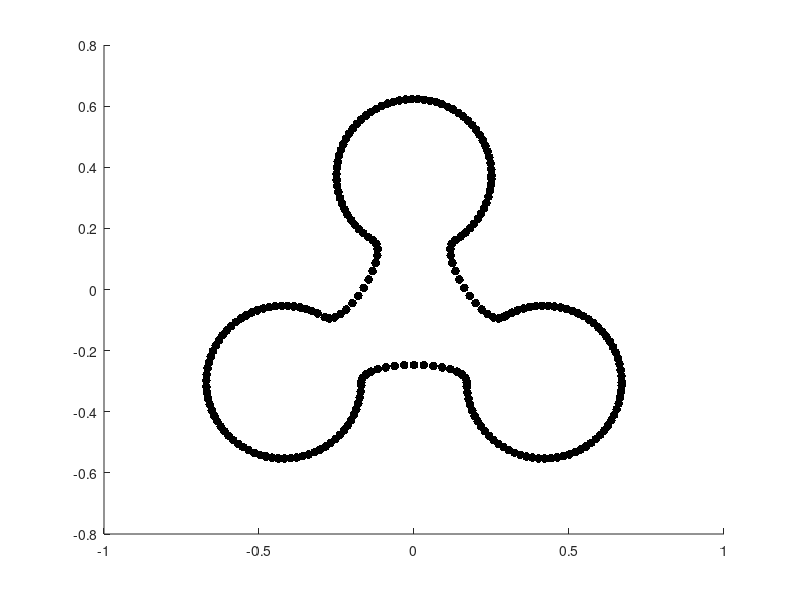

The MATLAB script that drew this image: (Note: this script raises an error after producing the figure.)
% ------------------------------------------------------
% Load geometry
% ------------------------------------------------------
ld = load('Windmill_Geom.mat');

xib = ld.xib;
yib = ld.yib;

scatter(xib, yib, 40, 'k', 'filled')

% Interpolate along open curve
pt = interparc(8000, xib, yib, 'spline');

x = pt(:,1);
y = pt(:,2);

x(end) = [];
y(end) = [];
N = length(x);

% --- Subsample boundary ---
num_pts = 81;
idx = round(linspace(1, N, num_pts));
x = x(idx);
y = y(idx);
x(1) = [];
y(1) = [];
N = num_pts;

% ------------------------------------------------------
% Compute unit tangents
% ------------------------------------------------------
dx = zeros(N,1);
dy = zeros(N,1);

% Central differences
dx(2:N-1) = (x(3:N) - x(1:N-2)) / 2;
dy(2:N-1) = (y(3:N) - y(1:N-2)) / 2;

% One-sided at endpoints
dx(1)   = x(2)   - x(1);
dy(1)   = y(2)   - y(1);
dx(end) = x(end) - x(end-1);
dy(end) = y(end) - y(end-1);

% Normalize
tmag = sqrt(dx.^2 + dy.^2);
tx = dx ./ tmag;
ty = dy ./ tmag;

% ------------------------------------------------------
% Unit normal vectors (components on unit circle)
% ------------------------------------------------------
nx = -ty;
ny = tx;

% Sanity check: ||n|| = 1
% max(abs(sqrt(nx.^2 + ny.^2) - 1))

% ------------------------------------------------------
% Visualization (optional)
% ------------------------------------------------------
figure
scatter(x, y, 40, 'k', 'filled')
hold on
quiver(x, y, nx, ny, 0.25, 'r', 'LineWidth', 1.2)
axis equal
grid on
title('Boundary Points with Unit Normals')
xlabel('x')
ylabel('y')
legend('Boundary points', 'Unit normals')


save('Windmill_Geom_Larger_Next_Finer.mat', 'x', 'y', 'nx', 'ny')
